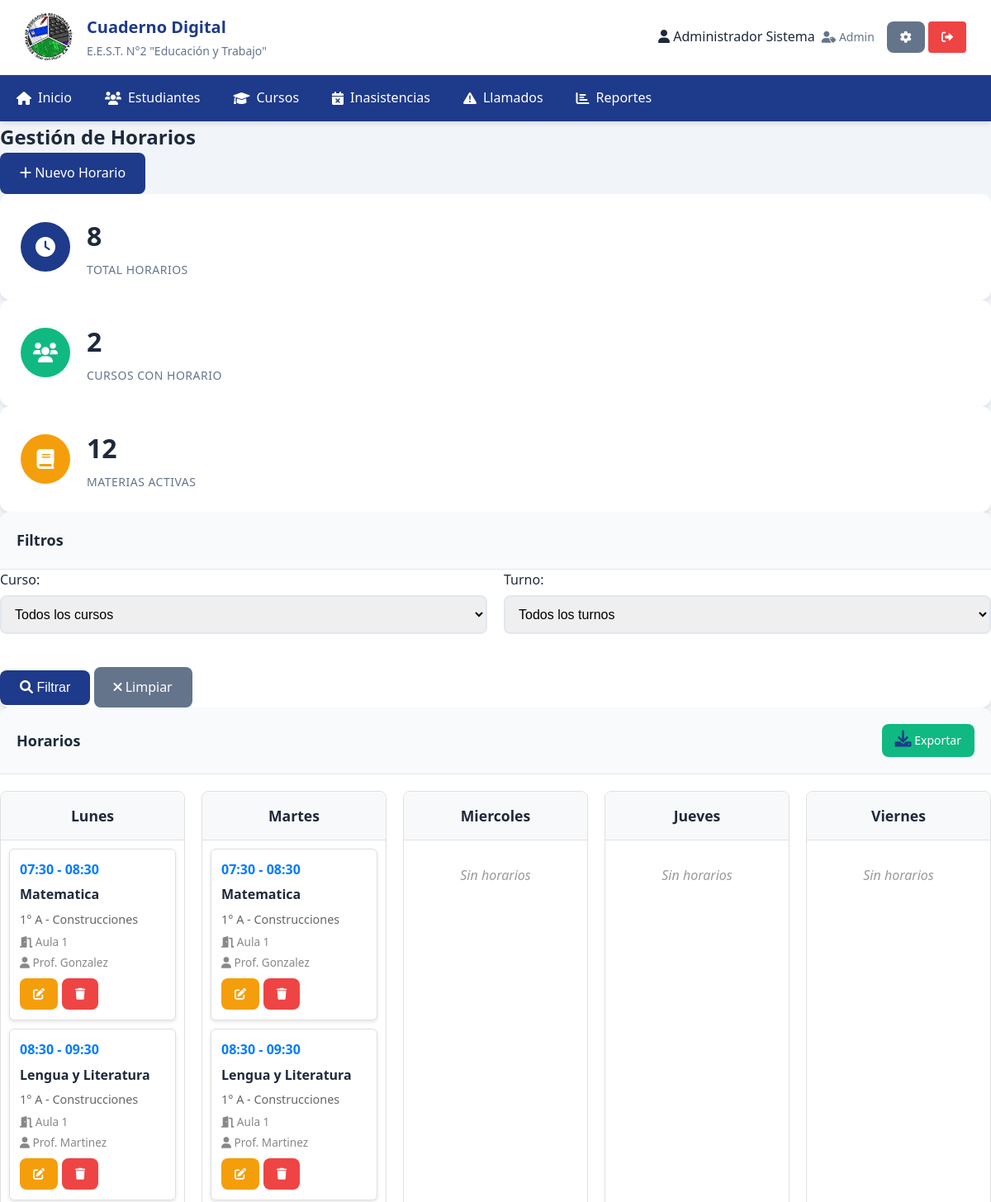
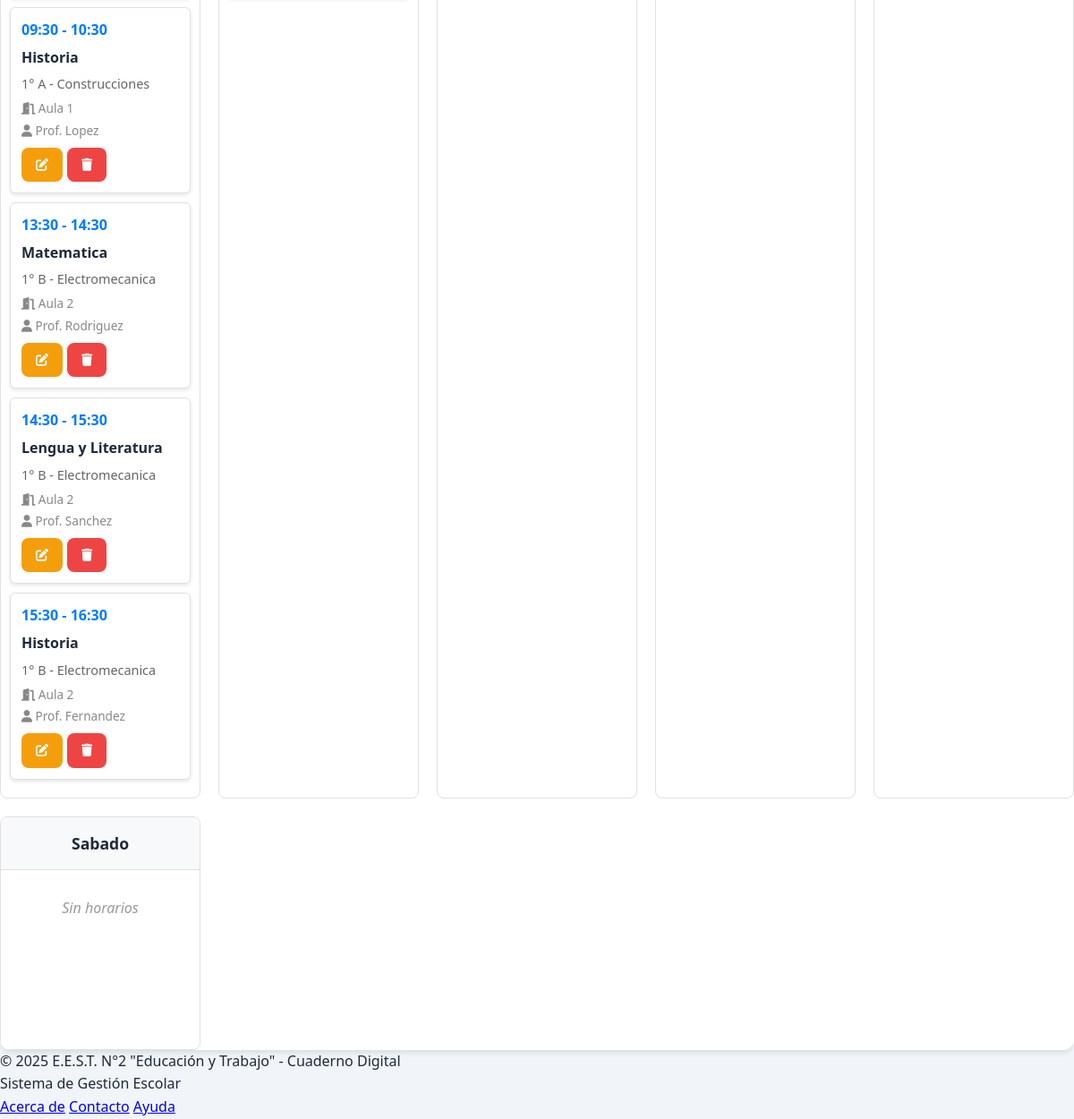
/horarios.php (signed in), run on the app's committed database (2 pictures, top to bottom).
### tables this page shows
CREATE TABLE IF NOT EXISTS horarios (
    id INT AUTO_INCREMENT PRIMARY KEY,
    curso_id INT NOT NULL,
    materia_id INT NOT NULL,
    dia_semana INT NOT NULL,  
    hora_inicio TIME NOT NULL,
    hora_fin TIME NOT NULL,
    aula VARCHAR(50),
    docente VARCHAR(100),
    es_contraturno BOOLEAN DEFAULT FALSE,
    FOREIGN KEY (curso_id) REFERENCES cursos(id),
    FOREIGN KEY (materia_id) REFERENCES materias(id)
);

CREATE TABLE IF NOT EXISTS materias (
    id INT AUTO_INCREMENT PRIMARY KEY,
    nombre VARCHAR(100) NOT NULL,
    especialidad_id INT,
    es_taller BOOLEAN DEFAULT FALSE,
    FOREIGN KEY (especialidad_id) REFERENCES especialidades(id)
);

CREATE TABLE IF NOT EXISTS cursos (
    id INT AUTO_INCREMENT PRIMARY KEY,
    anio INT NOT NULL,  
    division VARCHAR(5) NOT NULL,  
    turno_id INT NOT NULL,
    especialidad_id INT NOT NULL,
    taller_id INT,
    grado ENUM('inferior', 'superior') NOT NULL,  
    activo BOOLEAN DEFAULT TRUE,
    FOREIGN KEY (turno_id) REFERENCES turnos(id),
    FOREIGN KEY (especialidad_id) REFERENCES especialidades(id),
    FOREIGN KEY (taller_id) REFERENCES talleres(id)
);

CREATE TABLE IF NOT EXISTS especialidades (
    id INT AUTO_INCREMENT PRIMARY KEY,
    nombre VARCHAR(100) NOT NULL,
    descripcion TEXT,
    activa BOOLEAN DEFAULT TRUE
);

### config/database.php (called while the page is built, shortened)
<?php
class Database {
    private static $instance = null;
    private $connection;
    private function __construct() {
        try {
            $this->connection = new PDO(
                "mysql:host=" . DB_HOST . ";dbname=" . DB_NAME . ";charset=utf8",
                DB_USER,
                DB_PASS,
                [
                    PDO::ATTR_ERRMODE => PDO::ERRMODE_EXCEPTION,
                    PDO::ATTR_DEFAULT_FETCH_MODE => PDO::FETCH_ASSOC,
                    PDO::ATTR_EMULATE_PREPARES => false
                ]
            );
        } catch (PDOException $e) {
            die("Error de conexión: " . $e->getMessage());
        }
    }
    public static function getInstance() {
        if (self::$instance === null) {
            self::$instance = new self();
        }
        return self::$instance;
    }
    public function query($sql, $params = []) {
        $stmt = $this->connection->prepare($sql);
        $stmt->execute($params);
        return $stmt;
    }
    public function fetchAll($sql, $params = []) {
        return $this->query($sql, $params)->fetchAll();
    }
    public function fetch($sql, $params = []) {
        return $this->query($sql, $params)->fetch();
    }
}
?>

### horarios.php (the view, shortened to what this page needs)
<?php
include 'includes/header.php';
require_once 'config/database.php';
$db = Database::getInstance();
$where_conditions = ["1=1"];
$params = [];
$where_clause = implode(" AND ", $where_conditions);
$horarios = $db->fetchAll("
    SELECT h.*, m.nombre as materia_nombre, c.anio, c.division, esp.nombre as especialidad,
           t.nombre as turno_nombre
    FROM horarios h
    LEFT JOIN materias m ON h.materia_id = m.id
    LEFT JOIN cursos c ON h.curso_id = c.id
    LEFT JOIN especialidades esp ON c.especialidad_id = esp.id
    LEFT JOIN turnos t ON c.turno_id = t.id
    WHERE $where_clause
    ORDER BY c.anio, c.division, h.dia_semana, h.hora_inicio
", $params);
$horarios_por_dia = [];
$dias = ['Lunes', 'Martes', 'Miercoles', 'Jueves', 'Viernes', 'Sabado'];
foreach ($dias as $index => $dia) {
    $horarios_por_dia[$dia] = [];
}
foreach ($horarios as $horario) {
    $dia_nombre = $dias[$horario['dia_semana'] - 1] ?? 'Desconocido';
    $horarios_por_dia[$dia_nombre][] = $horario;
}
$total_horarios = count($horarios);
$cursos_con_horario = $db->fetch("
    SELECT COUNT(DISTINCT curso_id) as total FROM horarios
")['total'];
$materias_activas = $db->fetch("
    SELECT COUNT(*) as total FROM materias
")['total'];
?>
<section class="horarios-section">
    <div class="section-header">
        <h2>Gestión de Horarios</h2>
        <a href="horarios.php?action=nuevo" class="btn btn-primary">
            <i class="fas fa-plus"></i> Nuevo Horario
        </a>
    </div>
    <div class="stats-cards grid-3">
        <div class="stat-card">
            <div class="stat-icon">
                <i class="fas fa-clock"></i>
            </div>
            <div class="stat-content">
                <h3><?php echo $total_horarios; ?></h3>
                <p>Total Horarios</p>
            </div>
        </div>
        <div class="stat-card">
            <div class="stat-icon">
                <i class="fas fa-users"></i>
            </div>
            <div class="stat-content">
                <h3><?php echo $cursos_con_horario; ?></h3>
                <p>Cursos con Horario</p>
            </div>
        </div>
        <div class="stat-card">
            <div class="stat-icon">
                <i class="fas fa-book"></i>
            </div>
            <div class="stat-content">
                <h3><?php echo $materias_activas; ?></h3>
                <p>Materias Activas</p>
            </div>
        </div>
    </div>
    <div class="card">
        <div class="card-header">
            <h3 class="card-title">Filtros</h3>
        </div>
        <form method="GET" class="filters-form">
            <div class="form-row">
                <div class="form-group">
                    <label for="curso_filter">Curso:</label>
                    <select name="curso" id="curso_filter">
                        <option value="">Todos los cursos</option>
                    </select>
                </div>
                <div class="form-group">
                    <label for="turno_filter">Turno:</label>
                    <select name="turno" id="turno_filter">
                        <option value="">Todos los turnos</option>
                    </select>
                </div>
            </div>
            <div class="form-actions">
                <button type="submit" class="btn btn-primary">
                    <i class="fas fa-search"></i> Filtrar
                </button>
                <a href="horarios.php" class="btn btn-secondary">
                    <i class="fas fa-times"></i> Limpiar
                </a>
            </div>
        </form>
    </div>
    <div class="card">
        <div class="card-header">
            <h3 class="card-title">Horarios</h3>
            <div class="header-actions">
                <a href="horarios.php?action=exportar" class="btn btn-success btn-sm">
                    <i class="fas fa-download"></i> Exportar
                </a>
            </div>
        </div>
        <div class="horarios-grid">
            <?php foreach ($dias as $dia): ?>
            <div class="dia-column">
                <h4 class="dia-header"><?php echo $dia; ?></h4>
                <div class="horarios-dia">
                    <?php if (empty($horarios_por_dia[$dia])): ?>
                        <div class="no-horarios">Sin horarios</div>
                    <?php else: ?>
                        <?php foreach ($horarios_por_dia[$dia] as $horario): ?>
                        <div class="horario-item">
                            <div class="horario-hora">
                                <?php echo substr($horario['hora_inicio'], 0, 5) . ' - ' . substr($horario['hora_fin'], 0, 5); ?>
                            </div>
                            <div class="horario-materia">
                                <strong><?php echo htmlspecialchars($horario['materia_nombre']); ?></strong>
                            </div>
                            <div class="horario-curso">
                                <?php echo $horario['anio'] . '° ' . $horario['division'] . ' - ' . $horario['especialidad']; ?>
                            </div>
                            <?php if ($horario['aula']): ?>
                            <div class="horario-aula">
                                <i class="fas fa-door-open"></i> <?php echo htmlspecialchars($horario['aula']); ?>
                            </div>
                            <?php endif; ?>
                            <?php if ($horario['docente']): ?>
                            <div class="horario-docente">
                                <i class="fas fa-user"></i> <?php echo htmlspecialchars($horario['docente']); ?>
                            </div>
                            <?php endif; ?>
                            <div class="horario-actions">
                                <a href="horario_editar.php?id=<?php echo $horario['id']; ?>" class="btn btn-sm btn-warning">
                                    <i class="fas fa-edit"></i>
                                </a>
                                <a href="horario_eliminar.php?id=<?php echo $horario['id']; ?>"
                                   class="btn btn-sm btn-danger"
                                   onclick="return confirm('¿Está seguro de eliminar este horario?')">
                                    <i class="fas fa-trash"></i>
                                </a>
                            </div>
                        </div>
                        <?php endforeach; ?>
                    <?php endif; ?>
                </div>
            </div>
            <?php endforeach; ?>
        </div>
    </div>
</section>
<?php include 'includes/footer.php'; ?>

### css/style.css (style rules this page uses)
* { margin: 0; padding: 0; box-sizing: border-box; }
:root { --primary-color: #1e3a8a; --secondary-color: #3b82f6; --accent-color: #f59e0b; --success-color: #10b981; --danger-color: #ef4444; --warning-color: #f59e0b; --info-color: #06b6d4; --light-color: #f8fafc; --dark-color: #1e293b; --gray-color: #64748b; --border-color: #e2e8f0; --shadow: 0 4px 6px -1px rgba(0, 0, 0, 0.1); --shadow-lg: 0 10px 15px -3px rgba(0, 0, 0, 0.1); }
body { font-family: 'Segoe UI', Tahoma, Geneva, Verdana, sans-serif; line-height: 1.6; color: var(--dark-color); background-color: #f1f5f9; margin: 0; padding: 0; }
.form-group { margin-bottom: 20px; }
.form-group label { display: block; margin-bottom: 5px; font-weight: 500; color: var(--dark-color); }
.btn { display: inline-block; padding: 12px 24px; border: none; border-radius: 8px; font-size: 16px; font-weight: 500; text-decoration: none; cursor: pointer; transition: all 0.3s; text-align: center; }
.btn-primary { background-color: var(--primary-color); color: white; }
.stat-card { background: white; padding: 25px; border-radius: 12px; box-shadow: var(--shadow); display: flex; align-items: center; gap: 20px; transition: transform 0.3s, box-shadow 0.3s; }
.stat-icon { width: 60px; height: 60px; border-radius: 50%; display: flex; align-items: center; justify-content: center; font-size: 24px; color: white; background: var(--primary-color); }
.stat-card:nth-child(1) .stat-icon { background: var(--primary-color); }
.stat-card:nth-child(2) .stat-icon { background: var(--success-color); }
.stat-card:nth-child(3) .stat-icon { background: var(--warning-color); }
.stat-content h3 { font-size: 32px; font-weight: 700; color: var(--dark-color); margin-bottom: 5px; }
.stat-content p { color: var(--gray-color); font-size: 14px; font-weight: 500; text-transform: uppercase; letter-spacing: 0.5px; }
.grid-3 { grid-template-columns: repeat(auto-fit, minmax(300px, 1fr)); }
.card { background: white; border-radius: 12px; box-shadow: var(--shadow); overflow: hidden; margin: 0; }
.card-header { background: var(--light-color); padding: 20px; border-bottom: 1px solid var(--border-color); display: flex; justify-content: space-between; align-items: center; }
.card-title { font-size: 18px; font-weight: 600; color: var(--dark-color); margin: 0; }
.card-header i { color: var(--primary-color); font-size: 20px; }
.form-row { display: grid; grid-template-columns: repeat(auto-fit, minmax(250px, 1fr)); gap: 20px; margin-bottom: 20px; }
.form-group input, .form-group select, .form-group textarea { width: 100%; padding: 12px; border: 2px solid var(--border-color); border-radius: 8px; font-size: 16px; transition: border-color 0.3s; }
.btn-secondary { background-color: var(--gray-color); color: white; }
.btn-success { background-color: var(--success-color); color: white; }
.btn-danger { background-color: var(--danger-color); color: white; }
.btn-warning { background-color: var(--warning-color); color: white; }
.btn-sm { padding: 8px 16px; font-size: 14px; }

### horarios.php (style rules this page uses)
.horarios-section { max-width: 1400px; margin: 0 auto; }
.horarios-grid { display: grid; grid-template-columns: repeat(auto-fit, minmax(200px, 1fr)); gap: 20px; margin-top: 20px; }
.dia-column { border: 1px solid #e0e0e0; border-radius: 8px; overflow: hidden; }
.dia-header { background: #f8f9fa; padding: 15px; margin: 0; text-align: center; border-bottom: 1px solid #e0e0e0; font-size: 1.1em; font-weight: 600; }
.horarios-dia { padding: 10px; min-height: 200px; }
.horario-item { background: #fff; border: 1px solid #e0e0e0; border-radius: 6px; padding: 12px; margin-bottom: 10px; box-shadow: 0 2px 4px rgba(0,0,0,0.1); }
.horario-hora { font-weight: 600; color: #007bff; margin-bottom: 5px; }
.horario-materia { margin-bottom: 5px; }
.horario-curso { font-size: 0.9em; color: #666; margin-bottom: 5px; }
.horario-aula, .horario-docente { font-size: 0.85em; color: #888; margin-bottom: 3px; }
.horario-actions { margin-top: 8px; display: flex; gap: 5px; }
.no-horarios { text-align: center; color: #999; font-style: italic; padding: 20px; }
.header-actions { display: flex; gap: 10px; }

### data on the page
horarios: hora_inicio "07:30", hora_fin "08:30", materia.nombre "Matematica", curso.anio "1", curso.division "A", especialidades.nombre "Construcciones", aula "Aula 1", docente "Prof. Gonzalez"
horarios: hora_inicio "08:30", hora_fin "09:30", materia.nombre "Lengua y Literatura", curso.anio "1", curso.division "A", especialidades.nombre "Construcciones", aula "Aula 1", docente "Prof. Martinez"
horarios: hora_inicio "09:30", hora_fin "10:30", materia.nombre "Historia", curso.anio "1", curso.division "A", especialidades.nombre "Construcciones", aula "Aula 1", docente "Prof. Lopez"
horarios: hora_inicio "13:30", hora_fin "14:30", materia.nombre "Matematica", curso.anio "1", curso.division "B", especialidades.nombre "Electromecanica", aula "Aula 2", docente "Prof. Rodriguez"
horarios: hora_inicio "14:30", hora_fin "15:30", materia.nombre "Lengua y Literatura", curso.anio "1", curso.division "B", especialidades.nombre "Electromecanica", aula "Aula 2", docente "Prof. Sanchez"
horarios: hora_inicio "15:30", hora_fin "16:30", materia.nombre "Historia", curso.anio "1", curso.division "B", especialidades.nombre "Electromecanica", aula "Aula 2", docente "Prof. Fernandez"
horarios: hora_inicio "07:30", hora_fin "08:30", materia.nombre "Matematica", curso.anio "1", curso.division "A", especialidades.nombre "Construcciones", aula "Aula 1", docente "Prof. Gonzalez"
horarios: hora_inicio "08:30", hora_fin "09:30", materia.nombre "Lengua y Literatura", curso.anio "1", curso.division "A", especialidades.nombre "Construcciones", aula "Aula 1", docente "Prof. Martinez"

### other printed values
Security::escape(ucfirst($currentUser['rol'])) "Admin"
$total_horarios "8"
$cursos_con_horario "2"
$materias_activas "12"
$dia "Lunes"
$dia "Martes"
$dia "Miercoles"
$dia "Jueves"
$dia "Viernes"
$dia "Sabado"
